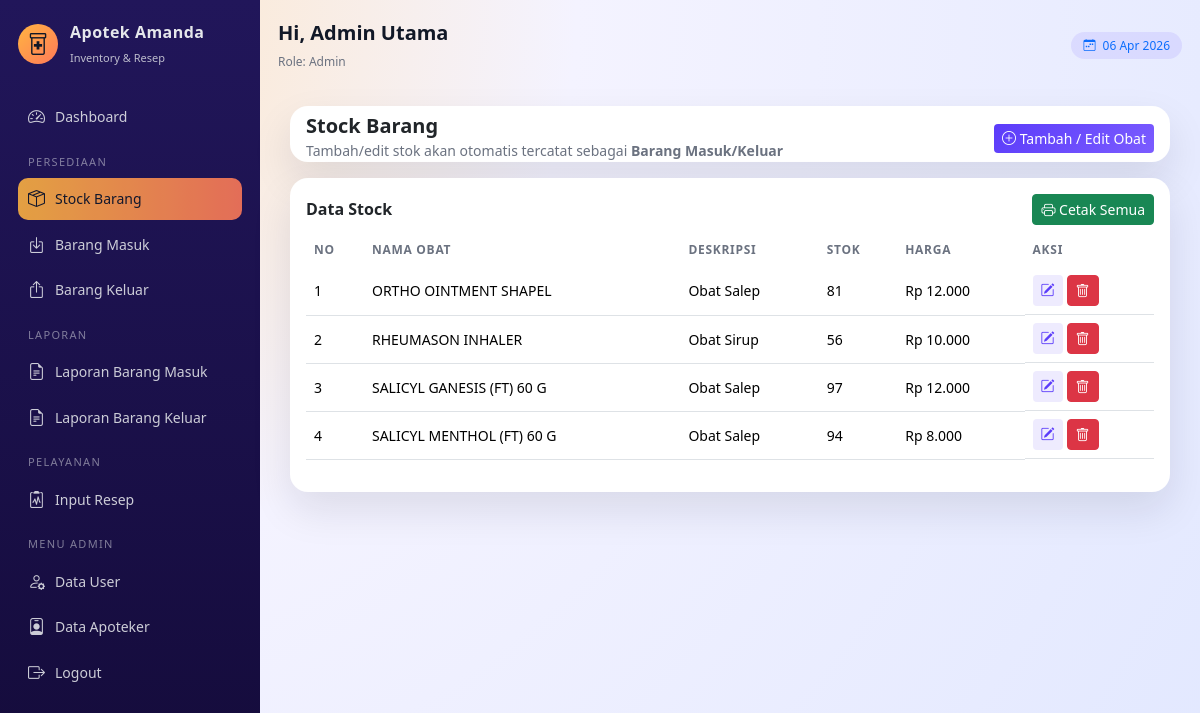
Screenshot of /stock.php (signed in) with the database file from the repository.
### tables this page shows
CREATE TABLE IF NOT EXISTS obat (
  id INT AUTO_INCREMENT PRIMARY KEY,
  nama VARCHAR(150) NOT NULL,
  deskripsi VARCHAR(255),
  stok INT NOT NULL DEFAULT 0,
  harga INT NOT NULL DEFAULT 0
);

### stock.php (the view, shortened to what this page needs)
<?php
require_once "config.php";
    ?>
    <?php
include "partials/header.php";
?>
<div class="card mb-3">
    <div class="card-header d-flex justify-content-between align-items-center">
        <div>
            <h5 class="card-title mb-0">Stock Barang</h5>
            <small class="text-muted">
                Tambah/edit stok akan otomatis tercatat sebagai <b>Barang Masuk/Keluar</b>
            </small>
        </div>
        <button class="btn btn-primary btn-sm" data-bs-toggle="collapse" data-bs-target="#formObat">
            <i class="bi bi-plus-circle"></i> Tambah / Edit Obat
        </button>
    </div>
</div>
<div class="card">
    <div class="card-body">
        <div class="d-flex justify-content-between align-items-center mb-2">
            <h6 class="card-title mb-0">Data Stock</h6>
            <a href="stock.php?print_all=1" target="_blank" class="btn btn-success btn-sm">
                <i class="bi bi-printer"></i> Cetak Semua
            </a>
        </div>
        <div class="table-responsive">
            <table class="table align-middle">
                <thead>
                <tr>
                    <th>No</th>
                    <th>Nama Obat</th>
                    <th>Deskripsi</th>
                    <th>Stok</th>
                    <th>Harga</th>
                    <th>Aksi</th>
                </tr>
                </thead>
                <tbody>
                <?php
                $no = 1;
                $q = mysqli_query($conn, "SELECT * FROM obat ORDER BY nama ASC");
                if (!$q || mysqli_num_rows($q) === 0): ?>
                    <tr><td colspan="6" class="text-center text-muted">Belum ada data.</td></tr>
                <?php else:
                    while ($row = mysqli_fetch_assoc($q)): ?>
                        <tr>
                            <td><?php echo $no++; ?></td>
                            <td><?php echo htmlspecialchars($row['nama']); ?></td>
                            <td><?php echo htmlspecialchars($row['deskripsi']); ?></td>
                            <td><?php echo (int)$row['stok']; ?></td>
                            <td>Rp <?php echo number_format((int)$row['harga'],0,',','.'); ?></td>
                            <td class="d-flex gap-1">
                                <a href="stock.php?edit=<?php echo (int)$row['id']; ?>" class="btn btn-sm btn-soft">
                                    <i class="bi bi-pencil-square"></i>
                                </a>
                                <a href="stock.php?delete=<?php echo (int)$row['id']; ?>"
                                   onclick="return confirm('Hapus data ini? (Akan menghapus histori barang masuk/keluar juga)');"
                                   class="btn btn-sm btn-danger">
                                    <i class="bi bi-trash"></i>
                                </a>
                            </td>
                        </tr>
                    <?php endwhile; endif; ?>
                </tbody>
            </table>
        </div>
    </div>
</div>
<?php include "partials/footer.php"; ?>

### assets/style.css (style rules this page uses)
:root { --primary: #5b3cfa; --primary-soft: rgba(91, 60, 250, .1); --accent: #ffb441; --bg: #f4f3ff; --sidebar-bg: #21165a; --text-main: #111827; --text-muted: #6b7280; --radius-xl: 18px; }
*, *::before, *::after { box-sizing: border-box; }
body { margin: 0; font-family: system-ui, -apple-system, BlinkMacSystemFont, "SF Pro Text", "Segoe UI", sans-serif; background: radial-gradient(circle at top left, #ffe5c2 0, #f4f3ff 40%, #e2e8ff 100%); color: var(--text-main); }
.app-content .card { border-radius: var(--radius-xl); border: none; box-shadow: 0 18px 40px rgba(15, 23, 42, .10); }
.card-header { border-bottom: 0; background: transparent; padding-bottom: 0; }
.card-title { font-weight: 600; }
.btn-primary { background: linear-gradient(135deg, var(--primary), #7b5cff); border: none; }
.btn-soft { background-color: var(--primary-soft); border: none; color: var(--primary); }
.table thead th { border-bottom: 0; font-size: 12px; text-transform: uppercase; color: var(--text-muted); letter-spacing: .06em; }
.table tbody td { vertical-align: middle; font-size: 14px; }
.text-muted { color: var(--text-muted) !important; }

### rows the page displays
obat: nama "ORTHO OINTMENT SHAPEL", deskripsi "Obat Salep", stok "81", harga "12.000"
obat: nama "RHEUMASON INHALER", deskripsi "Obat Sirup", stok "56", harga "10.000"
obat: nama "SALICYL GANESIS (FT) 60 G", deskripsi "Obat Salep", stok "97", harga "12.000"
obat: nama "SALICYL MENTHOL (FT) 60 G", deskripsi "Obat Salep", stok "94", harga "8.000"

### other values shown
$user['name'] "Admin Utama"
$role "Admin"
